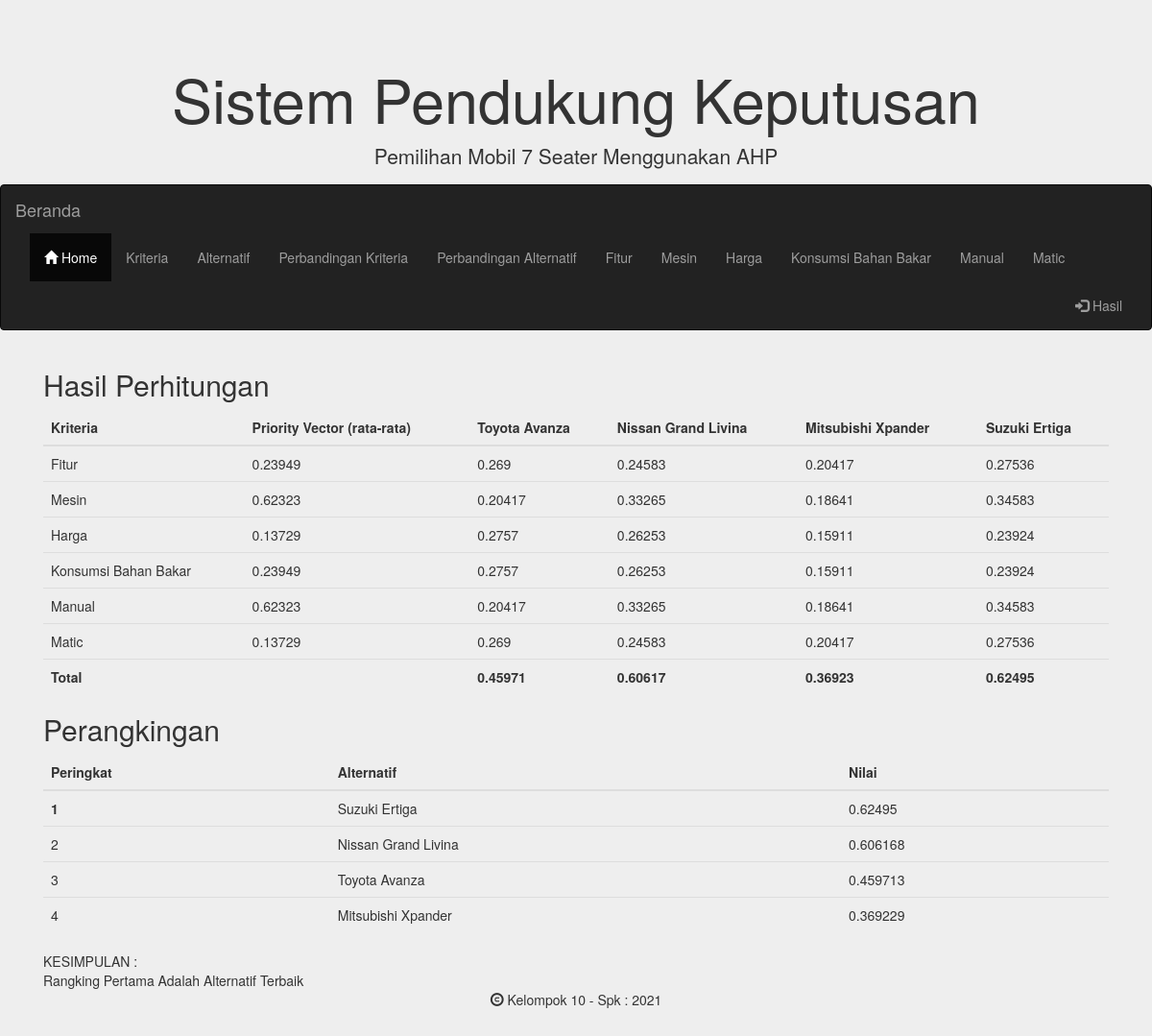
Screenshot of /hasil.php with the database file from the repository.
### tables this page shows
CREATE TABLE `pv_kriteria` (
  `id_kriteria` int(11) NOT NULL,
  `nilai` float NOT NULL
);

CREATE TABLE `pv_alternatif` (
  `id` int(11) NOT NULL,
  `id_alternatif` int(11) NOT NULL,
  `id_kriteria` int(11) NOT NULL,
  `nilai` float NOT NULL
);

CREATE TABLE `alternatif` (
  `id` int(11) NOT NULL,
  `nama` varchar(20) NOT NULL
);

CREATE TABLE `ranking` (
  `id_alternatif` int(11) NOT NULL,
  `nilai` float NOT NULL
);

### config.php (called while the page is built, shortened)
<?php
	$database = 'tugas_ahp';
?>

### fungsi.php (called while the page is built, shortened)
<?php
function getKriteriaID($no_urut) {
	include('config.php');
	$query  = "SELECT id FROM kriteria ORDER BY id";
	$result = mysqli_query($koneksi, $query);
	while ($row = mysqli_fetch_array($result)) {
		$listID[] = $row['id'];
	}
	return $listID[($no_urut)];
}
function getAlternatifID($no_urut) {
	include('config.php');
	$query  = "SELECT id FROM alternatif ORDER BY id";
	$result = mysqli_query($koneksi, $query);
	while ($row = mysqli_fetch_array($result)) {
		$listID[] = $row['id'];
	}
	return $listID[($no_urut)];
}
function getKriteriaNama($no_urut) {
	include('config.php');
	$query  = "SELECT nama FROM kriteria ORDER BY id";
	$result = mysqli_query($koneksi, $query);
	while ($row = mysqli_fetch_array($result)) {
		$nama[] = $row['nama'];
	}
	return $nama[($no_urut)];
}
function getAlternatifNama($no_urut) {
	include('config.php');
	$query  = "SELECT nama FROM alternatif ORDER BY id";
	$result = mysqli_query($koneksi, $query);
	while ($row = mysqli_fetch_array($result)) {
		$nama[] = $row['nama'];
	}
	return $nama[($no_urut)];
}
function getAlternatifPV($id_alternatif,$id_kriteria) {
	include('config.php');
	$query = "SELECT nilai FROM pv_alternatif WHERE id_alternatif=$id_alternatif AND id_kriteria=$id_kriteria";
	$result = mysqli_query($koneksi, $query);
	while ($row = mysqli_fetch_array($result)) {
		$pv = $row['nilai'];
	}
	return $pv;
}
function getKriteriaPV($id_kriteria) {
	include('config.php');
	$query = "SELECT nilai FROM pv_kriteria WHERE id_kriteria=$id_kriteria";
	$result = mysqli_query($koneksi, $query);
	while ($row = mysqli_fetch_array($result)) {
		$pv = $row['nilai'];
	}
	return $pv;
}
function getJumlahAlternatif() {
	include('config.php');
	$query  = "SELECT count(*) FROM alternatif";
	$result = mysqli_query($koneksi, $query);
	while ($row = mysqli_fetch_array($result)) {
		$jmlData = $row[0];
	}
	return $jmlData;
}
function getJumlahKriteria() {
	include('config.php');
	$query  = "SELECT count(*) FROM kriteria";
	$result = mysqli_query($koneksi, $query);
	while ($row = mysqli_fetch_array($result)) {
		$jmlData = $row[0];
	}
	return $jmlData;
}
	?>

### hasil.php (the view, shortened to what this page needs)
<?php
include('config.php');
include('fungsi.php');
$jmlKriteria 	= getJumlahKriteria();
$jmlAlternatif	= getJumlahAlternatif();
$nilai			= array();
for ($x=0; $x <= ($jmlAlternatif-1); $x++) {
	$nilai[$x] = 0;
	for ($y=0; $y <= ($jmlKriteria-1); $y++) {
		$id_alternatif 	= getAlternatifID($x);
		$id_kriteria	= getKriteriaID($y);
		$pv_alternatif	= getAlternatifPV($id_alternatif,$id_kriteria);
		$pv_kriteria	= getKriteriaPV($id_kriteria);
		$nilai[$x]	 	+= ($pv_alternatif * $pv_kriteria);
	}
}
include('header.php');
?>
<div class="container">
	<h2 class="ui header">Hasil Perhitungan</h2>
	<table class="ui celled table">
		<thead>
		<tr>
			<th>Kriteria</th>
			<th>Priority Vector (rata-rata)</th>
			<?php
			for ($i=0; $i <= (getJumlahAlternatif()-1); $i++) {
				echo "<th>".getAlternatifNama($i)."</th>\n";
			}
			?>
		</tr>
		</thead>
		<tbody>
		<?php
			for ($x=0; $x <= (getJumlahKriteria()-1) ; $x++) {
				echo "<tr>";
				echo "<td>".getKriteriaNama($x)."</td>";
				echo "<td>".round(getKriteriaPV(getKriteriaID($x)),5)."</td>";
				for ($y=0; $y <= (getJumlahAlternatif()-1); $y++) {
					echo "<td>".round(getAlternatifPV(getAlternatifID($y),getKriteriaID($x)),5)."</td>";
				}
				echo "</tr>";
			}
		?>
		</tbody>
		<tfoot>
		<tr>
			<th colspan="2">Total</th>
			<?php
			for ($i=0; $i <= ($jmlAlternatif-1); $i++) {
				echo "<th>".round($nilai[$i],5)."</th>";
			}
			?>
		</tr>
		</tfoot>
	</table>
	<h2 class="ui header">Perangkingan</h2>
	<table class="ui celled collapsing table">
		<thead>
			<tr>
				<th>Peringkat</th>
				<th>Alternatif</th>
				<th>Nilai</th>
			</tr>
		</thead>
		<tbody>
			<?php
				$query  = "SELECT id,nama,id_alternatif,nilai FROM alternatif,ranking WHERE alternatif.id = ranking.id_alternatif ORDER BY nilai DESC";
				$result = mysqli_query($koneksi, $query);
				$i = 0;
				while ($row = mysqli_fetch_array($result)) {
					$i++;
				?>
				<tr>
					<?php if ($i == 1) {
						echo "<td><b>1</b></div></td>";
					} else {
						echo "<td>".$i."</td>";
					}
					?>
					<td><?php echo $row['nama'] ?></td>
					<td><?php echo $row['nilai'] ?></td>
				</tr>
				<?php
				}
			?>
	KESIMPULAN : <br>
	Rangking Pertama Adalah Alternatif Terbaik
</div>
<?php include('footer.php'); ?>

### header.php (shortened to what this page needs)
<!DOCTYPE html>
<html>
<head>
	<link href="vendor/bootstrap/css/bootstrap.min.css" rel="stylesheet">
    <link href="vendor/metisMenu/metisMenu.min.css" rel="stylesheet">
    <link href="dist/css/sb-admin-2.css" rel="stylesheet">
    <link href="vendor/font-awesome/css/font-awesome.min.css" rel="stylesheet" type="text/css">
	<link rel="stylesheet" href="https://maxcdn.bootstrapcdn.com/bootstrap/3.3.7/css/bootstrap.min.css">
</head>
<body>
		<div class="jumbotron">
		  <div class="container text-center">
		    <h1>Sistem Pendukung Keputusan</h1>
    		<p>Pemilihan Mobil 7 Seater Menggunakan AHP</p>
		  </div>
		<nav class="navbar navbar-inverse">
			<div class="container-fluid">
			    <div class="navbar-header">
			      <a class="navbar-brand" href="./">Beranda</a>
			    </div>
			    <div class="collapse navbar-collapse" id="myNavbar">
		      	<ul class="nav navbar-nav">
					<li class="active"><a href="home.php"><span class="glyphicon glyphicon-home"></span> Home</a></li>
					<li>
						<a href="kriteria.php">Kriteria
						</a>
					</li>
					<li>
						<a href="alternatif.php">Alternatif
						</a>
					</li>
					<li>
						<a href="bobot_kriteria.php">Perbandingan Kriteria
						</a>
					</li>
					<li><a  href="bobot.php?c=1">Perbandingan Alternatif</a></li>
							<?php
								if (getJumlahKriteria() > 0) {
									for ($i=0; $i <= (getJumlahKriteria()-1); $i++) {
									echo  "<li><a class='item' href='bobot.php?c=".($i+1)."'>".getKriteriaNama($i)."</a></li>";
									}
								}
							?>
						</ul>
						<ul class="nav navbar-nav navbar-right">
					<li><a href="hasil.php"><span class="glyphicon glyphicon-log-in"></span> Hasil</a></li>
				</ul>
		</nav>
		<div class="container">

### footer.php (shortened to what this page needs)
<footer class="container-fluid text-center">
  <span class="glyphicon glyphicon-copyright-mark"></span> Kelompok 10 - Spk : 2021
</footer>

### rows the page displays
pv_kriteria: nilai "0.23949"
pv_alternatif: nilai "0.269"
pv_alternatif: nilai "0.24583"
pv_alternatif: nilai "0.20417"
pv_alternatif: nilai "0.27536"
pv_kriteria: nilai "0.62323"
pv_alternatif: nilai "0.20417"
pv_alternatif: nilai "0.33265"
pv_alternatif: nilai "0.18641"
pv_alternatif: nilai "0.34583"
pv_kriteria: nilai "0.13729"
pv_alternatif: nilai "0.2757"
pv_alternatif: nilai "0.26253"
pv_alternatif: nilai "0.15911"
pv_alternatif: nilai "0.23924"
pv_kriteria: nilai "0.23949"
pv_alternatif: nilai "0.2757"
pv_alternatif: nilai "0.26253"
pv_alternatif: nilai "0.15911"
pv_alternatif: nilai "0.23924"
pv_kriteria: nilai "0.62323"
pv_alternatif: nilai "0.20417"
pv_alternatif: nilai "0.33265"
pv_alternatif: nilai "0.18641"
pv_alternatif: nilai "0.34583"
pv_kriteria: nilai "0.13729"
pv_alternatif: nilai "0.269"
pv_alternatif: nilai "0.24583"
pv_alternatif: nilai "0.20417"
pv_alternatif: nilai "0.27536"
alternatif: shows "1", nama "Suzuki Ertiga", ranking.nilai "0.62495"
alternatif: nama "Nissan Grand Livina", ranking.nilai "0.606168"
alternatif: nama "Toyota Avanza", ranking.nilai "0.459713"
alternatif: nama "Mitsubishi Xpander", ranking.nilai "0.369229"

### other values shown
getKriteriaNama($i) "Fitur"
getKriteriaNama($i) "Mesin"
getKriteriaNama($i) "Harga"
getKriteriaNama($i) "Konsumsi Bahan Bakar"
getKriteriaNama($i) "Manual"
getKriteriaNama($i) "Matic"
getAlternatifNama($i) "Toyota Avanza"
getAlternatifNama($i) "Nissan Grand Livina"
getAlternatifNama($i) "Mitsubishi Xpander"
getAlternatifNama($i) "Suzuki Ertiga"
getKriteriaNama($x) "Fitur"
getKriteriaNama($x) "Mesin"
getKriteriaNama($x) "Harga"
getKriteriaNama($x) "Konsumsi Bahan Bakar"
getKriteriaNama($x) "Manual"
